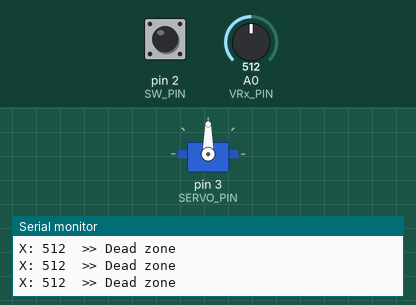
Bench run of a sketch on a simulated Arduino Uno, built with avr-gcc and run on an emulated ATmega328P. Shown: servo, the last lines printed to the serial monitor. The inputs (shaded band) are chosen by the test bench; at power-on: A0 (VRx_PIN) = 512, pin 2 (SW_PIN) HIGH.

Above: at 1.2 s.
1.3 s: A0 (VRx_PIN) set to 716
At 2.0 s:
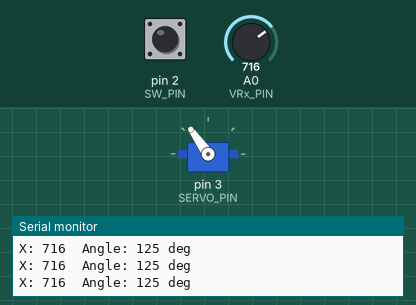
2.8 s: A0 (VRx_PIN) set to 1023
At 4.0 s:
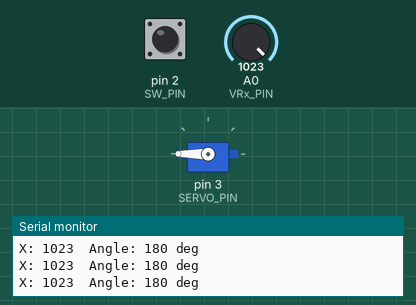
4.3 s: A0 (VRx_PIN) set to 983
At 5.5 s:
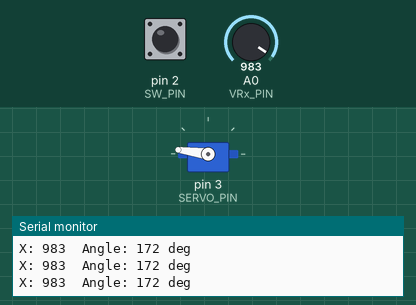
5.8 s: A0 (VRx_PIN) set to 0
At 6.6 s:
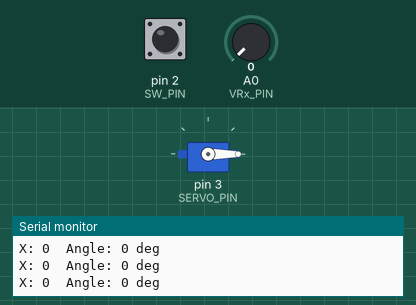
7.3 s: A0 (VRx_PIN) set to 900
At 7.8 s:
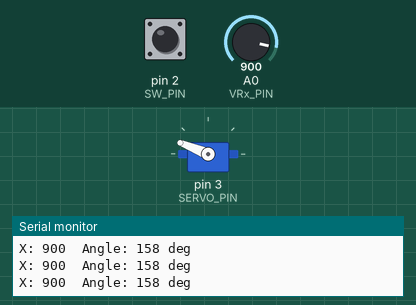
8.8 s: pin 2 (SW_PIN) pulled LOW for 0.15 s
At 8.98 s:
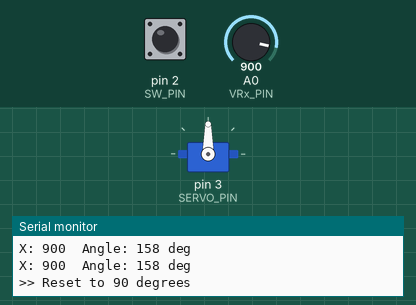
Timing chart, 0 to 11.8 s (numbered marks = the images above; inputs shaded):
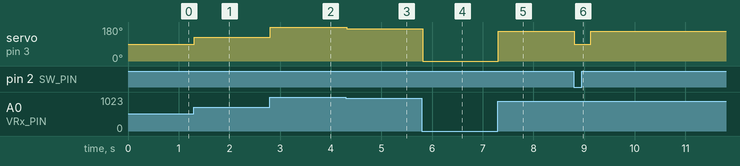

Measured:
- after the input at 1.3 s, servo on pin 3 (SERVO_PIN): 90° → 125° at once
- after the input at 2.8 s, servo on pin 3 (SERVO_PIN): 125° → 180° at once
- after the input at 4.3 s, servo on pin 3 (SERVO_PIN): 180° → 172° at once
- after the input at 5.8 s, servo on pin 3 (SERVO_PIN): 172° → 0° at once
- after the input at 7.3 s, servo on pin 3 (SERVO_PIN): 0° → 158° at once
- after the input at 8.8 s, servo on pin 3 (SERVO_PIN): 158° → 90° at once, → 158° 0.33 s later

The sketch:

Servo_Joystick_improved_jitter.ino
```cpp
#include <Servo.h>

// ── Pin Definitions ──────────────────────────────────────
const int VRx_PIN   = A0;
const int SW_PIN    = 2;
const int SERVO_PIN = 3;

// ── Constants ────────────────────────────────────────────
const int CENTER_ANGLE    = 90;
const int DEAD_ZONE       = 60;
const int JOYSTICK_CENTER = 512;
const int ANGLE_THRESHOLD = 3;
const int NUM_SAMPLES     = 8;
const int UPDATE_INTERVAL = 20; // ms between servo updates

// ── Variables ────────────────────────────────────────────
Servo myServo;
int lastAngle         = CENTER_ANGLE;
unsigned long lastUpdate = 0; // Tracks last time servo was updated

// ── Smoothing: Fast reads, no delay ──────────────────────
int smoothRead(int pin) {
  long total = 0;
  for (int i = 0; i < NUM_SAMPLES; i++) {
    total += analogRead(pin); // No delay — ADC is fast enough
  }
  return total / NUM_SAMPLES;
}

void setup() {
  Serial.begin(9600);
  pinMode(SW_PIN, INPUT_PULLUP);
  myServo.attach(SERVO_PIN);
  myServo.write(CENTER_ANGLE);
  Serial.println("Joystick Servo — Stable Version");
  Serial.println("--------------------------------");
}

void loop() {

  // ── Button check — always responsive ─────────────────
  int buttonState = digitalRead(SW_PIN);
  if (buttonState == LOW) {
    myServo.write(CENTER_ANGLE);
    lastAngle = CENTER_ANGLE;
    Serial.println(">> Reset to 90 degrees");
    delay(300); // Only delay here — debounce is acceptable
    return;
  }

  // ── Non-blocking timing ───────────────────────────────
  unsigned long now = millis();
  if (now - lastUpdate < UPDATE_INTERVAL) {
    return; // Not time to update yet — exit cleanly
  }
  lastUpdate = now;

  // ── Read and process ──────────────────────────────────
  int xValue = smoothRead(VRx_PIN);

  // Dead zone check
  if (abs(xValue - JOYSTICK_CENTER) < DEAD_ZONE) {
    Serial.print("X: "); Serial.print(xValue);
    Serial.println("  >> Dead zone");
    return;
  }

  // Map to angle
  int targetAngle = map(xValue, 0, 1023, 0, 180);
  targetAngle = constrain(targetAngle, 0, 180);

  // Threshold filter
  if (abs(targetAngle - lastAngle) >= ANGLE_THRESHOLD) {
    myServo.write(targetAngle);
    lastAngle = targetAngle;
  }

  // ── Serial Output ─────────────────────────────────────
  Serial.print("X: ");      Serial.print(xValue);
  Serial.print("  Angle: "); Serial.print(lastAngle);
  Serial.println(" deg");
}
```
